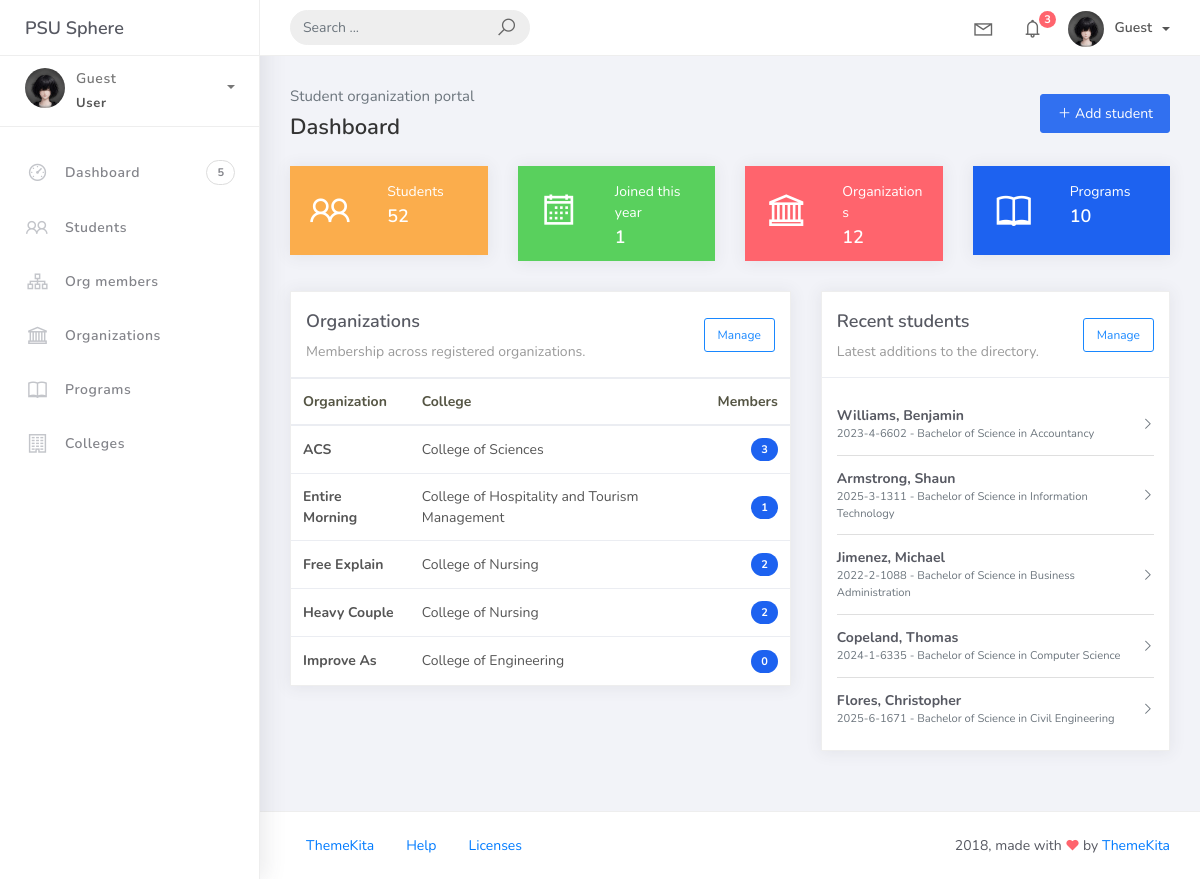
The page /index.html on the database its author committed.
### studentorg/models.py (models this page shows, shortened)
class BaseModel(models.Model):
    created_at = models.DateTimeField(auto_now_add=True, db_index=True)
    updated_at = models.DateTimeField(auto_now=True)
    class Meta:
        abstract = True

class Organization(BaseModel):
    name = models.CharField(max_length=250)
    college = models.ForeignKey(College, null=True, blank=True, on_delete=models.CASCADE)
    description = models.CharField(max_length=500)

class College(BaseModel):
    college_name = models.CharField(max_length=150)
    def __str__(self):
        return self.college_name

class Student(BaseModel):
    student_id = models.CharField(max_length=15)
    lastname = models.CharField(max_length=25)
    firstname = models.CharField(max_length=25)
    middlename = models.CharField(max_length=25, blank=True, null=True)
    program = models.ForeignKey(Program, on_delete=models.CASCADE)

class Program(BaseModel):
    prog_name = models.CharField(max_length=150)
    college = models.ForeignKey(College, on_delete=models.CASCADE)
    def __str__(self):
        return self.prog_name

### studentorg/views.py (the view)
# urls.py: path('index.html', dashboard, name='index'),
def dashboard(request):
    current_year = timezone.localdate().year
    context = {
        "student_count": Student.objects.count(),
        "member_count": OrgMember.objects.count(),
        "joined_this_year": OrgMember.objects.filter(date_joined__year=current_year).count(),
        "organization_count": Organization.objects.count(),
        "program_count": Program.objects.count(),
        "college_count": College.objects.count(),
        "organizations": Organization.objects.annotate(member_count=Count("orgmember")).order_by("name")[:5],
        "recent_students": Student.objects.select_related("program").order_by("-created_at")[:5],
    }
    return render(request, "home.html", context)

### templates/home.html (shortened to what this page needs)
{% extends 'base.html' %}
{% block content %}
<div class="container-fluid">
    <div class="d-flex align-items-center justify-content-between mb-4">
        <div><p class="text-muted mb-1">Student organization portal</p><h4 class="page-title mb-0">Dashboard</h4></div>
        <a href="{% url 'student-list' %}" class="btn btn-primary"><i class="la la-plus"></i> Add student</a>
    </div>
    <div class="row">
        <div class="col-md-3"><div class="card card-stats card-warning"><div class="card-body"><div class="row"><div class="col-5"><div class="icon-big text-center"><i class="la la-users"></i></div></div><div class="col-7"><div class="numbers"><p class="card-category">Students</p><h4 class="card-title">{{ student_count }}</h4></div></div></div></div></div></div>
        <div class="col-md-3"><div class="card card-stats card-success"><div class="card-body"><div class="row"><div class="col-5"><div class="icon-big text-center"><i class="la la-calendar"></i></div></div><div class="col-7"><div class="numbers"><p class="card-category">Joined this year</p><h4 class="card-title">{{ joined_this_year }}</h4></div></div></div></div></div></div>
        <div class="col-md-3"><div class="card card-stats card-danger"><div class="card-body"><div class="row"><div class="col-5"><div class="icon-big text-center"><i class="la la-institution"></i></div></div><div class="col-7"><div class="numbers"><p class="card-category">Organizations</p><h4 class="card-title">{{ organization_count }}</h4></div></div></div></div></div></div>
        <div class="col-md-3"><div class="card card-stats card-primary"><div class="card-body"><div class="row"><div class="col-5"><div class="icon-big text-center"><i class="la la-book"></i></div></div><div class="col-7"><div class="numbers"><p class="card-category">Programs</p><h4 class="card-title">{{ program_count }}</h4></div></div></div></div></div></div>
    </div>
    <div class="row">
        <div class="col-lg-7"><div class="card"><div class="card-header d-flex justify-content-between align-items-center"><div><div class="card-title mb-1">Organizations</div><div class="card-category">Membership across registered organizations.</div></div><a href="{% url 'organization-list' %}" class="btn btn-sm btn-outline-primary">Manage</a></div><div class="card-body p-0"><div class="table-responsive"><table class="table table-hover mb-0"><thead><tr><th>Organization</th><th>College</th><th class="text-right">Members</th></tr></thead><tbody>{% for organization in organizations %}<tr><td><strong>{{ organization.name }}</strong></td><td>{{ organization.college|default:"Not assigned" }}</td><td class="text-right"><span class="badge badge-primary">{{ organization.member_count }}</span></td></tr>{% empty %}<tr><td colspan="3" class="text-center text-muted py-4">No organizations registered yet.</td></tr>{% endfor %}</tbody></table></div></div></div></div>
        <div class="col-lg-5"><div class="card"><div class="card-header d-flex justify-content-between align-items-center"><div><div class="card-title mb-1">Recent students</div><div class="card-category">Latest additions to the directory.</div></div><a href="{% url 'student-list' %}" class="btn btn-sm btn-outline-primary">Manage</a></div><div class="card-body"><div class="list-group list-group-flush">{% for student in recent_students %}<div class="list-group-item px-0 d-flex justify-content-between align-items-center"><div><strong>{{ student.lastname }}, {{ student.firstname }}</strong><small class="d-block text-muted">{{ student.student_id }} - {{ student.program }}</small></div><i class="la la-angle-right text-muted"></i></div>{% empty %}<p class="text-muted mb-0">No students registered yet.</p>{% endfor %}</div></div></div></div>
    </div>
</div>
{% endblock %}

### rows shown on the page
Organization: name "ACS", college "College of Sciences", member_count "3"
Organization: name "Entire Morning", college "College of Hospitality and Tourism Management", member_count "1"
Organization: name "Free Explain", college "College of Nursing", member_count "2"
Organization: name "Heavy Couple", college "College of Nursing", member_count "2"
Organization: name "Improve As", college "College of Engineering", member_count "0"
Student: lastname "Williams", firstname "Benjamin", student_id "2023-4-6602", program "Bachelor of Science in Accountancy"
Student: lastname "Armstrong", firstname "Shaun", student_id "2025-3-1311", program "Bachelor of Science in Information Technology"
Student: lastname "Jimenez", firstname "Michael", student_id "2022-2-1088", program "Bachelor of Science in Business Administration"
Student: lastname "Copeland", firstname "Thomas", student_id "2024-1-6335", program "Bachelor of Science in Computer Science"
Student: lastname "Flores", firstname "Christopher", student_id "2025-6-1671", program "Bachelor of Science in Civil Engineering"

### other values the page prints
{{ request.user.username|default:'Guest' }} "Guest"
{{ request.user.is_superuser|yesno:'Administrator,User' }} "User"
{{ student_count }} "52"
{{ joined_this_year }} "1"
{{ organization_count }} "12"
{{ program_count }} "10"
